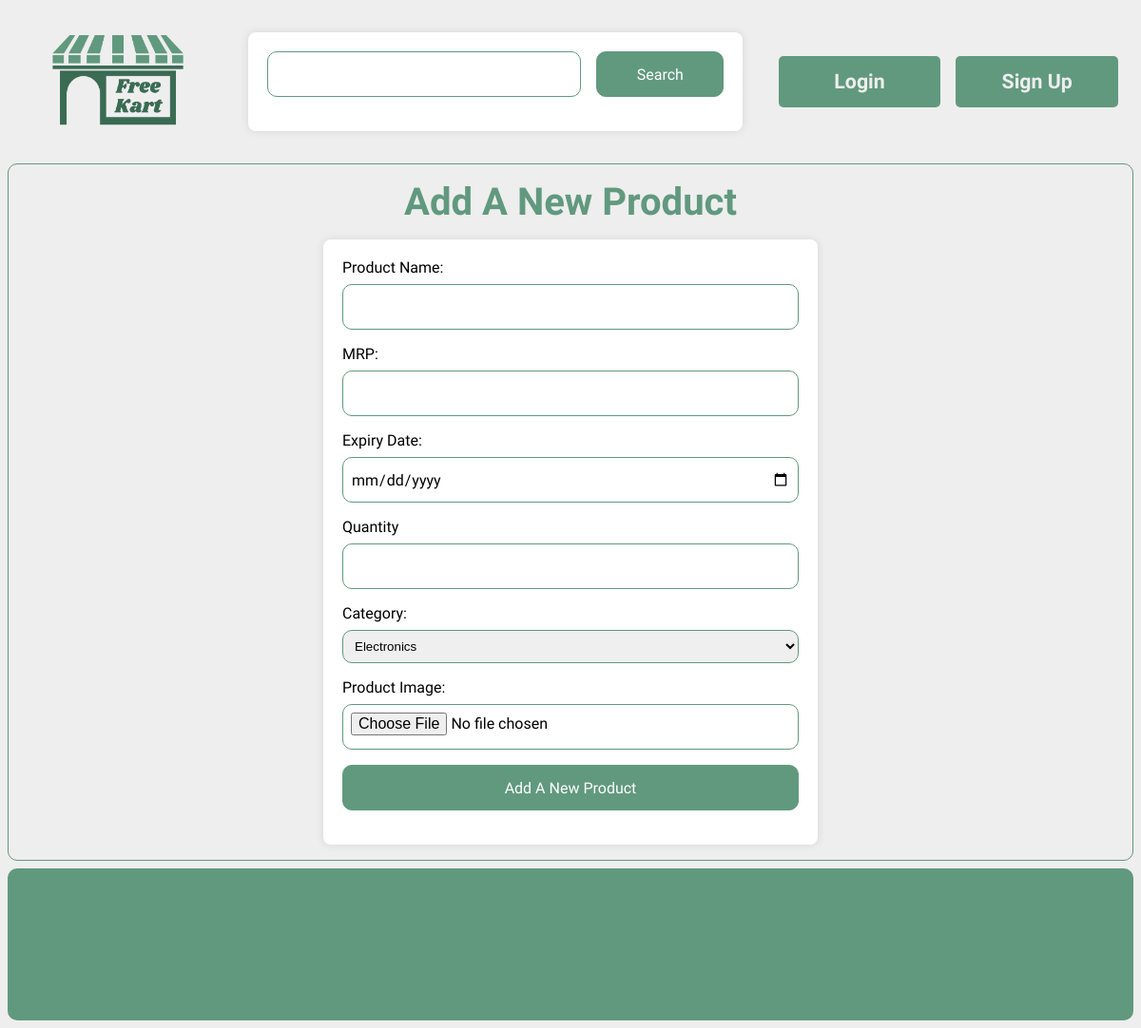
Page /dashboard/edit/2 (signed in) on the earlier database version.
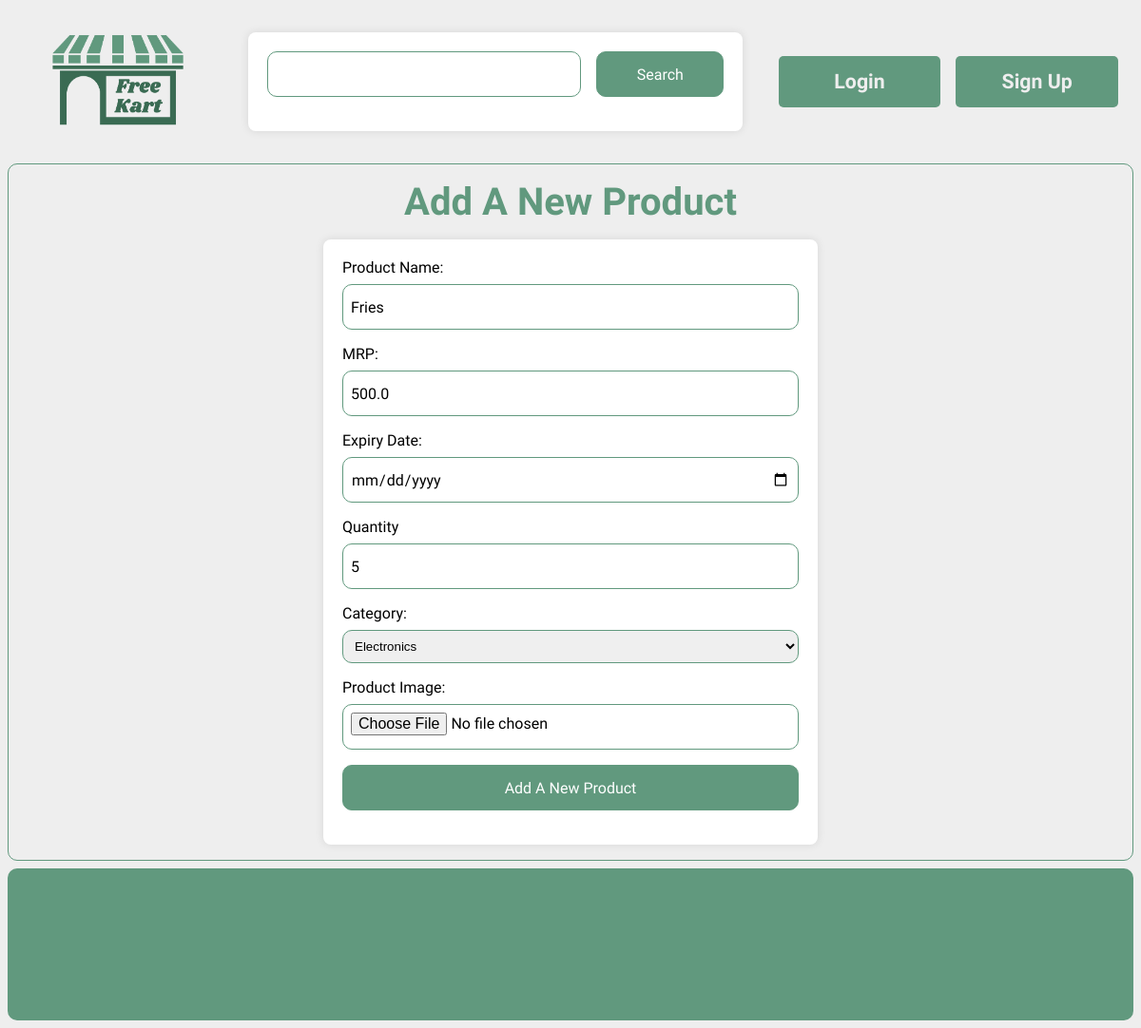
Same page on the later database version.
### models.py (models this page shows, shortened)
class Product(db.Model):
    __tablename__ = "products"
    id = db.Column(db.Integer, primary_key=True, autoincrement=True)
    expiry = db.Column(db.DateTime, nullable=False)
    pic = db.Column(db.String(50), nullable=False, default="")
    name = db.Column(db.String(50), nullable=False)
    quantity = db.Column(db.Integer, nullable=False)
    price = db.Column(db.Float, nullable=False)
    category = db.Column(db.String(25), nullable=False)
    seller_id = db.Column(db.Integer, db.ForeignKey('sellers.id'), nullable=False)

### routes/core.py (the view)
@core.route("/dashboard/edit/<int:id>")
def edit_product(id):
    seller = auth_seller()
    if not seller:
        return '',404
    product = Product.query.get(id)
    return render_template("edit.html", seller=seller, product=product)

### routes/core.py (called while the page is built)
def auth_seller():
    if 'user_id' not in session or 'type' not in session or session['type'] != 'seller':
        return None
    seller = Seller.query.get(session['user_id'])
    if not seller:
        return None
    return seller

### templates/edit.html (shortened to what this page needs)
{% extends "base.html" %}
{% block head %}
<link rel="stylesheet" href="{{
    url_for('static', filename = 'css/add.css')
}}">
{% endblock %}
{% block content %}
    <div class="display">
        <div class="heading">
           Add A New Product
        </div>
        <div class="products">
          <form action="/submit" id="addForm" enctype="multipart/form-data">
              <label for="productName">Product Name:</label>
              <input type="text" value="{{ product.name }}" id="productName" name="name" required><br>
              <label for="mrp">MRP:</label>
      <input type="number" id="mrp" value="{{ product.price }}" name="price" required><br>
              <label for="expiry">Expiry Date:</label>
      <input type="date" id="expiry" value="{{ product.expiry }}" name="expiry" required><br>
              <label for="quantity">Quantity</label>
      <input type="number" id="quantity" value="{{product.quantity}}" name="quantity" required><br>
              <label for="category">Category:</label>
              <select id="category" name="category" required>
                  <option value="electronics">Electronics</option>
              </select><br>
              <label for="pic">Product Image:</label>
              <input type="file" id="pic" name="pic" accept="image/*" required><br>
              <input type="submit" value="Add A New Product">
          </form>
        </div>
    </div>
{% endblock %}

Differences in the rows shown:
added Product: name "Fries", price "500.0", quantity "5"
